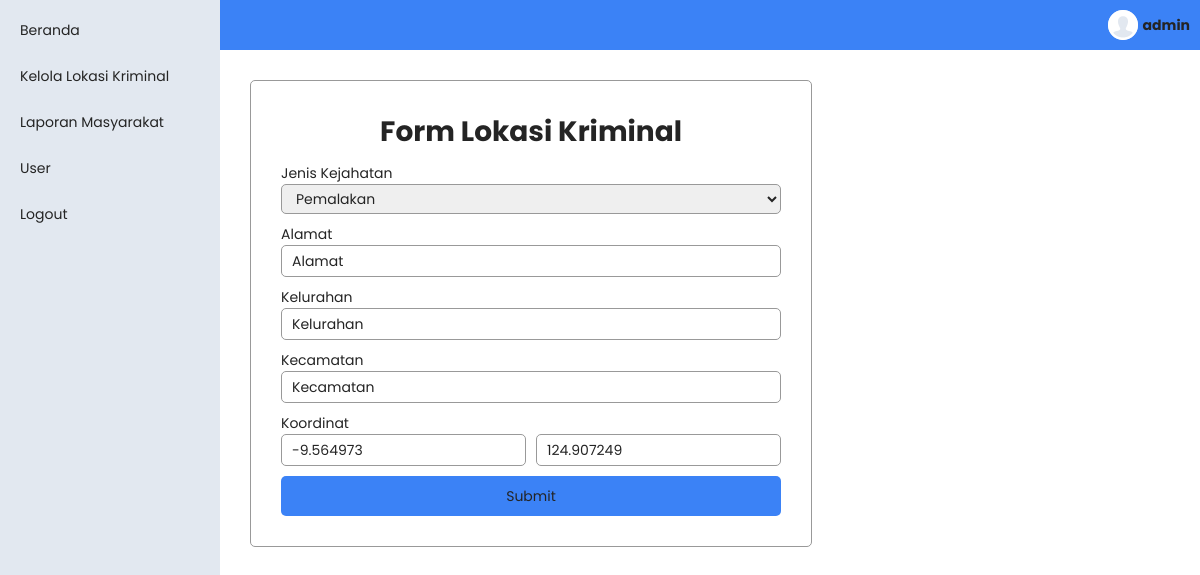
/edit-lokasi-kriminal.php?id=25 (signed in), run on the app's committed database.
### tables this page shows
CREATE TABLE `user` (
  `id` int(11) NOT NULL,
  `username` varchar(100) NOT NULL,
  `password` varchar(100) NOT NULL DEFAULT ''
);

CREATE TABLE `lokasi_kriminal` (
  `id` int(11) NOT NULL,
  `jenis_kejahatan` varchar(100) NOT NULL,
  `alamat` varchar(100) NOT NULL,
  `kecamatan` varchar(100) NOT NULL,
  `kelurahan` varchar(100) NOT NULL,
  `latitude` decimal(9,6) NOT NULL,
  `longitude` decimal(9,6) NOT NULL
);

CREATE TABLE `jenis_kejahatan` (
  `id` int(11) NOT NULL,
  `nama` varchar(100) NOT NULL
);

### views/edit-lokasi-kriminal-view.php (the view, shortened to what this page needs)
<?php
  $conn = OpenCon();
  if(isset($_REQUEST['id'])){
    $id = $_REQUEST['id'];
    $query = "SELECT * FROM lokasi_kriminal WHERE id='$id'";
    $result = $conn->query($query);
    $data = $result->fetch_assoc();
  }
  $querya = "SELECT * FROM jenis_kejahatan";
  $resulta = $conn->query($querya);
  $dataa = $resulta->fetch_all();
?>
<form action="upload-edit-lokasi-kriminal.php?id=<?= $id?>" method='POST'>
  <h1>Form Lokasi Kriminal</h1>
  <div class='input-wraper'>
    <label for="jenis_kejahatan">Jenis Kejahatan</label>
    <select name="jenis_kejahatan" value="<?= $data['jenis_kejahatan']?>" id="jenis_kejahatan">
      <?php foreach($dataa as $row):?>
        <option value="<?= $row[1]?>" <?php if($data['jenis_kejahatan'] ==  $row[1]) { echo 'selected="selected"'; } ?>><?= $row[1]?></option>
      <?php endforeach?>
    </select>
  </div>
  <div class='input-wraper'>
    <label for="alamat">Alamat</label>
    <input id='alamat' value=<?= $data['alamat']?> type="text" name='alamat'>
  </div>
  <div class='input-wraper'>
    <label for="kelurahan">Kelurahan</label>
    <input id='kelurahan' value=<?= $data['kelurahan']?> type="text" name='kelurahan'>
  </div>
  <div class='input-wraper'>
    <label for="kecamatan">Kecamatan</label>
    <input id='kecamatan' value=<?= $data['kecamatan']?> type="text" name='kecamatan'>
  </div>
  <div class='input-wraper'>
    <label for="koordinat">Koordinat</label>
    <div class='coordinate-wraper'>
      <input id='latitude' value=<?= $data['latitude']?> step='0.0000000000000001' placeholder='latitude' type="number" name='latitude'>
      <input id='longitude' value=<?= $data['longitude']?> step='0.0000000000000001' placeholder='longitude' type="number" name='longitude'>
    </div>
  </div>
  <button type='submit'>Submit</button>
</form>

### header.php (shortened to what this page needs)
<div class='header'>
  <?php if(isset($_SESSION['user-id'])):?>
    <a href='user.php' class='avatar-container'>
      <div class='avatar'>
        <img src="./img/iconmonstr-user-19-240.png" alt="" style='width:100%'>
      </div>
      <span><?= $user['username']?></span>
    </a>
  <?php else:?>
    <a class='login-button' href="login.php">Login</a>
  <?php endif ?>
</div>

### style.css (style rules this page uses)
:root { --primary:#3b82f6; --secondary:#e2e8f0; --border: rgb(153, 153, 153) }
* { margin: 0; padding: 0; font-family: 'Poppins'; color: rgb(36, 36, 36); font-size: 14px; }
html, body { box-sizing: border-box; height: 100%; }
a { text-decoration: none; color: inherit; }
.header { height: 30px; background-color: var(--primary); display: flex; justify-content: space-between; align-items: center; padding: 10px; flex-direction: row-reverse; }
form { width: auto; margin: 10px; border-radius: 5px; border: 1px solid var(--border); padding: 30px; display: flex; flex-direction: column; gap: 10px; }
form > h1 { text-align: center; font-size: 20px; }
form > button { height: 40px; width: 100%; border-radius: 5px; background-color: var(--primary); cursor: pointer; outline: none; border: none; }
input, select { height: 30px; border-radius: 5px; border: 1px solid var(--border); padding: 0 10px; }
label { font-size: 14px; }
.input-wraper { width: 100%; display: flex; flex-direction: column; }
.coordinate-wraper { width: 100%; display: flex; gap: 10px; }
.coordinate-wraper > input { width: 50%; }
.avatar-container { display: flex; gap: 5px; justify-content: center; align-items: center; }
.avatar-container { font-weight: bold; }
.avatar { border-radius: 900px; width: 30px; height: 30px; background-color: var(--secondary); }
@media only screen and (min-width: 600px) { form { width: 500px; } }
@media only screen and (min-width: 600px) { form > h1 { text-align: center; font-size: 28px; } }
@media only screen and (min-width: 600px) { .header { flex-direction: row; } }

### data on the page
user: username "admin"
lokasi_kriminal: jenis_kejahatan "Pemalakan", alamat "Alamat", kelurahan "Kelurahan", kecamatan "Kecamatan", latitude "-9.564973", longitude "124.907249"
